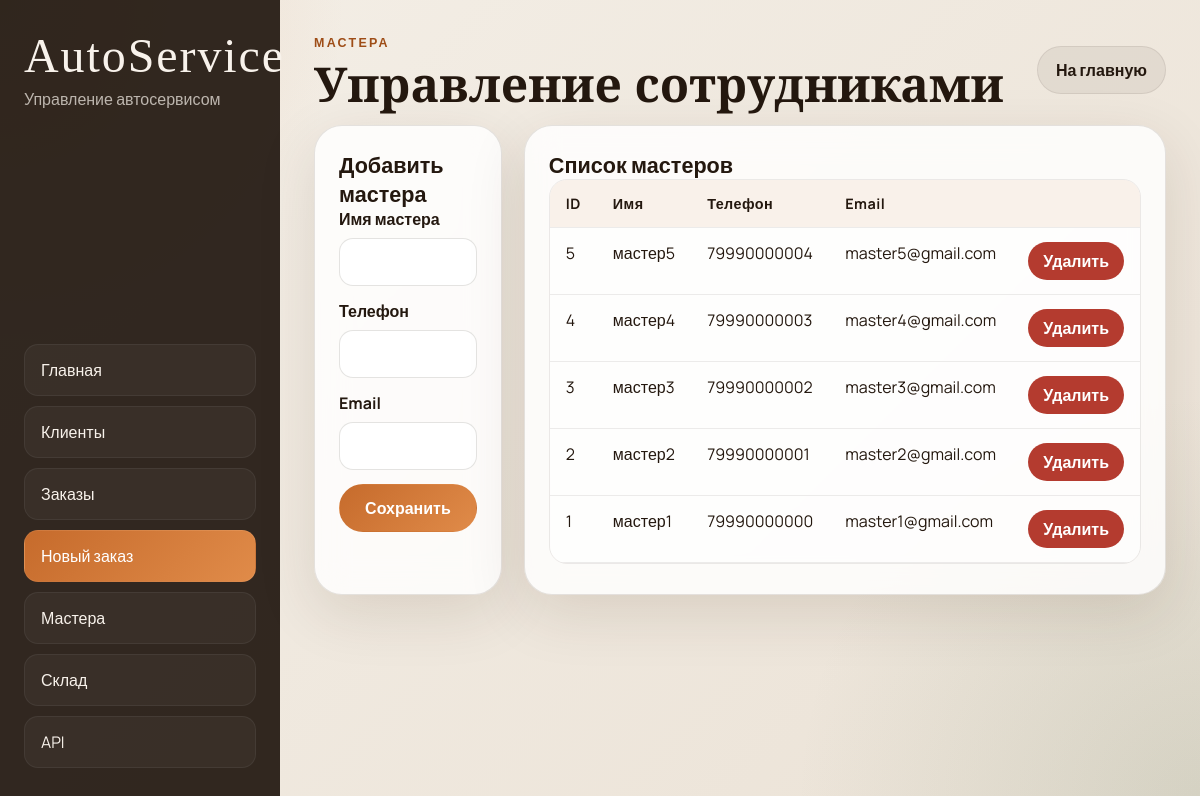
The app's page /masters with its own data.
### tables this page shows
CREATE TABLE masters (
	master_id INTEGER PRIMARY KEY AUTOINCREMENT,
	master_name TEXT NOT NULL,
	phone_number varchar(11) NOT NULL UNIQUE,
	email TEXT UNIQUE,
	hire_date date DEFAULT CURRENT_DATE
	CONSTRAINT email_check CHECK(email like '%@%.%')
);

### autoservice/ui.py (the view)
@ui.route('/masters')
def masters_page():
    tables = get_tables()
    masters = db.session.execute(
        select(tables['masters']).order_by(desc(tables['masters'].c.master_id))
    ).mappings().all()
    return render_template('masters.html', masters=masters)

### autoservice/ui.py (called while the page is built)
def get_tables():
    return current_app.extensions['autoservice_tables']

### templates/masters.html (shortened to what this page needs)
{% extends 'base.html' %}
{% block content %}
<section class="page-head">
  <div>
    <p class="eyebrow">Мастера</p>
    <h1>Управление сотрудниками</h1>
  </div>
  <a class="button button-secondary" href="{{ url_for('ui.dashboard') }}">На главную</a>
</section>
<section class="grid-two">
  <article class="panel">
    <h2>Добавить мастера</h2>
    <form id="master-form" class="stack-form" data-success-text="Мастер добавлен">
      <label>Имя мастера<input name="master_name" required></label>
      <label>Телефон<input name="phone_number" required></label>
      <label>Email<input name="email" type="email"></label>
      <button class="button button-primary" type="submit">Сохранить</button>
      <div class="form-message" data-message></div>
    </form>
  </article>
  <article class="panel">
    <h2>Список мастеров</h2>
    <div class="table-wrap table-wrap--compact">
      <table>
        <thead><tr><th>ID</th><th>Имя</th><th>Телефон</th><th>Email</th><th></th></tr></thead>
        <tbody>
          {% for master in masters %}
          <tr>
            <td>{{ master.master_id }}</td>
            <td>{{ master.master_name }}</td>
            <td>{{ master.phone_number }}</td>
            <td>{{ master.email or '—' }}</td>
            <td><button class="button button-danger button-small" data-delete-master="{{ master.master_id }}">Удалить</button></td>
          </tr>
          {% else %}
          <tr><td colspan="5" class="empty">Мастеров пока нет</td></tr>
          {% endfor %}
        </tbody>
      </table>
    </div>
  </article>
</section>
{% endblock %}

### static/styles.css (style rules this page uses)
:root { --bg: #f4efe7; --bg-2: #ebe2d6; --panel: rgba(255, 255, 255, 0.82); --panel-border: rgba(52, 35, 20, 0.12); --text: #24180f; --muted: #6f5d4c; --accent: #c66b2c; --accent-dark: #9e4d17; --accent-soft: rgba(198, 107, 44, 0.12); --danger: #b43b2f; --shadow: 0 18px 60px rgba(57, 33, 10, 0.12); --radius-xl: 28px; --radius-lg: 20px; --radius-md: 14px; }
* { box-sizing: border-box; }
html, body { min-height: 100%; }
body { margin: 0; color: var(--text); font-family: 'Manrope', sans-serif; background: radial-gradient(circle at top left, rgba(198, 107, 44, 0.18), transparent 24%), radial-gradient(circle at bottom right, rgba(87, 116, 84, 0.15), transparent 28%), linear-gradient(135deg, var(--bg) 0%, var(--bg-2) 100%); }
a { color: inherit; text-decoration: none; }
button, input, select, textarea { font: inherit; }
.hero, .panel, .stat-card, .selection-card { backdrop-filter: blur(16px); background: var(--panel); border: 1px solid var(--panel-border); box-shadow: var(--shadow); }
.hero h1, .page-head h1 { margin: 0; font-family: 'Cormorant Garamond', serif; font-size: clamp(2.3rem, 4vw, 4.2rem); line-height: 0.95; }
.eyebrow { margin: 0 0 10px; text-transform: uppercase; letter-spacing: 0.18em; color: var(--accent-dark); font-size: 0.78rem; font-weight: 800; }
.button { display: inline-flex; align-items: center; justify-content: center; min-height: 48px; padding: 0 18px; border-radius: 999px; border: 1px solid transparent; cursor: pointer; transition: transform 0.2s ease, opacity 0.2s ease, background 0.2s ease; font-weight: 700; }
.button-primary { background: linear-gradient(135deg, var(--accent), #e08b49); color: #fff; }
.button-secondary { background: rgba(36, 24, 15, 0.06); color: var(--text); border-color: rgba(36, 24, 15, 0.08); }
.button-danger { background: var(--danger); color: #fff; }
.button-small { min-height: 38px; padding: 0 14px; }
.panel { padding: 24px; border-radius: var(--radius-xl); }
.panel-header, .page-head { display: flex; justify-content: space-between; gap: 16px; align-items: center; margin-bottom: 18px; }
.panel-header h2, .panel h2 { margin: 0; font-size: 1.35rem; }
.table-wrap { overflow-x: auto; border-radius: 18px; border: 1px solid rgba(36, 24, 15, 0.08); }
.table-wrap table { width: 100%; border-collapse: collapse; min-width: 720px; background: rgba(255, 255, 255, 0.6); }
.table-wrap--compact table { min-width: 520px; }
th, td { padding: 14px 16px; border-bottom: 1px solid rgba(36, 24, 15, 0.08); text-align: left; vertical-align: top; }
th { background: rgba(198, 107, 44, 0.09); font-size: 0.9rem; letter-spacing: 0.03em; }
.grid-two { display: grid; grid-template-columns: 1fr 1.1fr; gap: 22px; }
.stack-form { display: flex; flex-direction: column; gap: 14px; }
label { display: flex; flex-direction: column; gap: 8px; font-weight: 700; }
input, select { width: 100%; min-height: 48px; border-radius: 14px; border: 1px solid rgba(36, 24, 15, 0.12); background: rgba(255, 255, 255, 0.92); padding: 0 14px; outline: none; }
.form-message { min-height: 24px; font-weight: 700; color: var(--muted); }

### records on screen
masters: master_name "мастер5", phone_number "79990000004", email "master5@gmail.com"
masters: master_name "мастер4", phone_number "79990000003", email "master4@gmail.com"
masters: master_name "мастер3", phone_number "79990000002", email "master3@gmail.com"
masters: master_name "мастер2", phone_number "79990000001", email "master2@gmail.com"
masters: master_name "мастер1", phone_number "79990000000", email "master1@gmail.com"

### other values on screen
{{ master.master_id }} "5" "4" "3" "2" "1"
